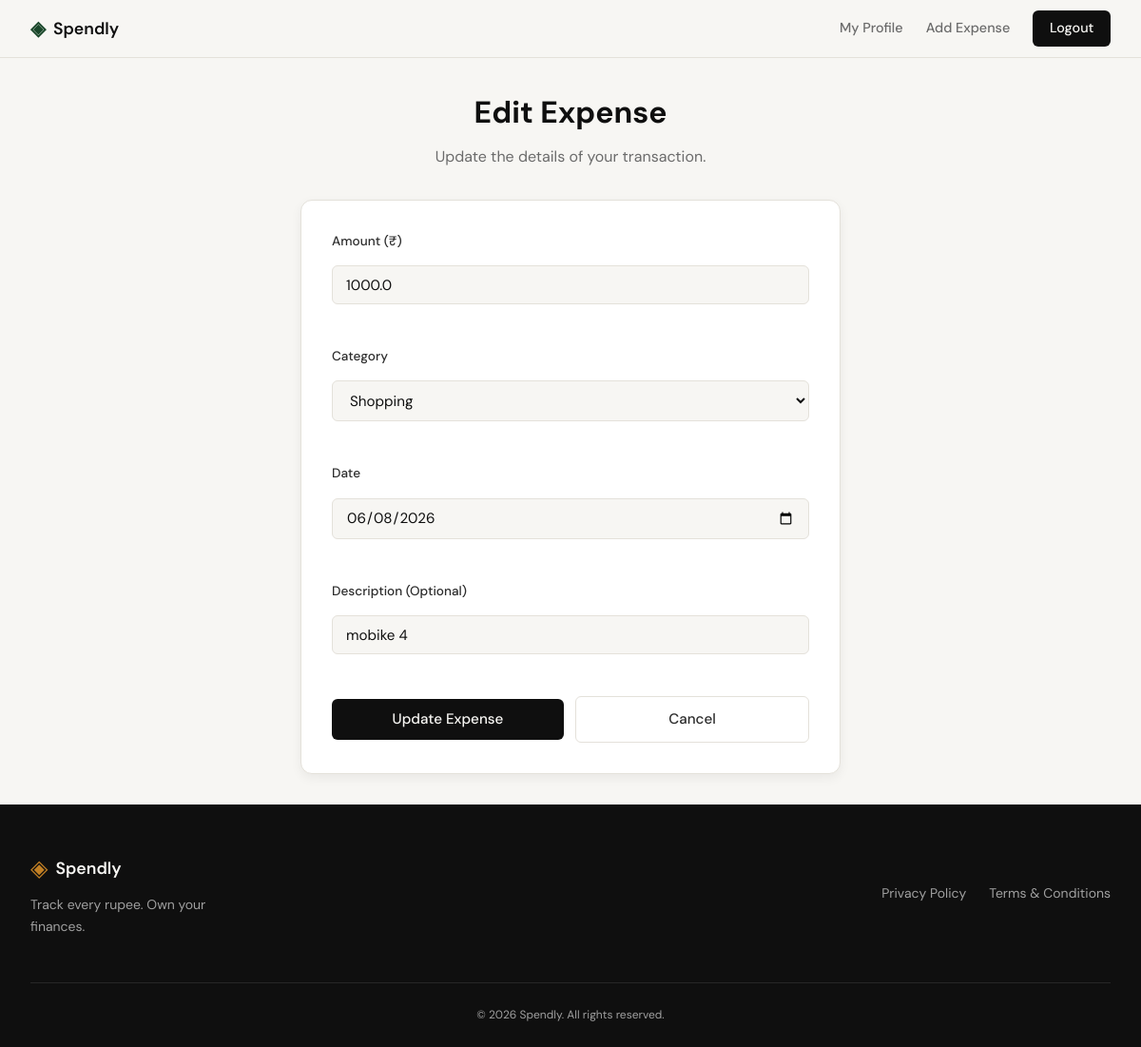
The page /expenses/26/edit (signed in) on the database its author committed.
### tables this page shows
CREATE TABLE expenses (
            id INTEGER PRIMARY KEY AUTOINCREMENT,
            user_id INTEGER NOT NULL,
            amount REAL NOT NULL,
            category TEXT NOT NULL CHECK(category IN ('Food', 'Transport', 'Bills', 'Health', 'Entertainment', 'Shopping', 'Other')),
            date DATE NOT NULL,
            description TEXT,
            created_at TIMESTAMP DEFAULT CURRENT_TIMESTAMP,
            FOREIGN KEY (user_id) REFERENCES users (id) ON DELETE CASCADE
        );

### app.py (the view, shortened to what this page needs)
@app.route("/expenses/<int:id>/edit", methods=["GET", "POST"])
def edit_expense(id):  # noqa: A002 — 'id' is the URL param name; use expense_id internally
    expense_id = id  # rename to avoid shadowing Python built-in in the rest of the function
    user_id = session.get("user_id")
    if not user_id:
        flash("Please log in to edit an expense", "info")
        return redirect(url_for("login"))
    expense = db_get_expense_by_id(expense_id)
    if expense is None:
        abort(404)
    if expense["user_id"] != user_id:
        abort(403)
    return render_template("edit_expense.html", expense=expense)

### app.py (called while the page is built)
@app.teardown_appcontext
def teardown_db(exception):
    db = getattr(g, 'db', None)
    if db is not None:
        db.close()

### database/db.py (called while the page is built)
def get_db():
    if 'db' not in g:
        db_path = current_app.config.get('DATABASE', 'expense_tracker.db')
        g.db = sqlite3.connect(
            db_path,
            detect_types=sqlite3.PARSE_DECLTYPES
        )
        g.db.row_factory = sqlite3.Row
        g.db.execute('PRAGMA foreign_keys = ON')
    return g.db

def get_expense_by_id(expense_id):
    db = get_db()
    return db.execute('SELECT * FROM expenses WHERE id = ?', (expense_id,)).fetchone()

### templates/edit_expense.html (shortened to what this page needs)
{% extends "base.html" %}
{% block head %}
<link rel="stylesheet" href="{{ url_for('static', filename='css/edit_expense.css') }}">
{% endblock %}
{% block content %}
<div class="edit-container">
    <h1>Edit Expense</h1>
    <p class="subtitle">Update the details of your transaction.</p>
    <div class="form-card">
        <form action="{{ url_for('edit_expense', id=expense['id']) }}" method="POST" class="expense-form">
            <div class="form-group">
                <label for="amount">Amount (₹)</label>
                <input type="number" id="amount" name="amount" step="0.01" placeholder="0.00"
                       value="{{ expense['amount'] }}" required>
            </div>
            <div class="form-group">
                <label for="category">Category</label>
                <select id="category" name="category" required>
                    {% for cat in ['Food', 'Transport', 'Bills', 'Health', 'Entertainment', 'Shopping', 'Other'] %}
                    <option value="{{ cat }}" {% if expense['category'] == cat %}selected{% endif %}>{{ cat }}</option>
                    {% endfor %}
                </select>
            </div>
            <div class="form-group">
                <label for="date">Date</label>
                <input type="date" id="date" name="date" required value="{{ expense['date'] }}">
            </div>
            <div class="form-group">
                <label for="description">Description (Optional)</label>
                <input type="text" id="description" name="description" placeholder="What was this for?"
                       value="{{ expense['description'] or '' }}">
            </div>
            <div class="form-actions">
                <button type="submit" class="btn-primary">Update Expense</button>
                <a href="{{ url_for('profile') }}" class="btn-ghost">Cancel</a>
            </div>
        </form>
    </div>
</div>
{% endblock %}

### static/css/style.css (style rules this page uses)
:root { --ink: #0f0f0f; --ink-soft: #2d2d2d; --ink-muted: #6b6b6b; --ink-faint: #a0a0a0; --paper: #f7f6f3; --paper-warm: #f0ede6; --paper-card: #ffffff; --accent: #1a472a; --accent-light: #e8f0eb; --accent-2: #c17f24; --accent-2-light: #fdf3e3; --danger: #c0392b; --danger-light: #fdecea; --border: #e4e1da; --border-soft: #eeebe4; --font-display: 'DM Serif Display', Georgia, serif; --font-body: 'DM Sans', system-ui, sans-serif; --max-width: 1200px; --auth-width: 440px; --radius-sm: 6px; --radius-md: 12px; --radius-lg: 20px; }
*, *::before, *::after { box-sizing: border-box; margin: 0; padding: 0; }
html { font-size: 16px; scroll-behavior: smooth; }
body { background: var(--paper); color: var(--ink); font-family: var(--font-body); font-size: 1rem; line-height: 1.6; -webkit-font-smoothing: antialiased; }
a { color: inherit; text-decoration: none; }
.btn-primary { display: inline-block; background: var(--ink); color: var(--paper); padding: 0.65rem 1.5rem; border-radius: var(--radius-sm); font-family: var(--font-body); font-size: 0.9rem; font-weight: 500; cursor: pointer; border: none; transition: background 0.2s; text-decoration: none; }
.btn-ghost { display: inline-block; background: transparent; color: var(--ink-soft); padding: 0.65rem 1.5rem; border-radius: var(--radius-sm); font-size: 0.9rem; font-weight: 500; border: 1px solid var(--border); transition: all 0.2s; text-decoration: none; }
.form-group { margin-bottom: 1.25rem; }
.form-group label { display: block; font-size: 0.85rem; font-weight: 500; color: var(--ink-soft); margin-bottom: 0.4rem; }

### static/css/edit_expense.css (style rules this page uses)
.edit-container { max-width: 600px; margin: 0 auto; padding: 2rem 1rem; }
.edit-container h1 { text-align: center; margin-bottom: 0.5rem; }
.edit-container .subtitle { text-align: center; color: var(--ink-muted); margin-bottom: 2rem; }
.form-card { background: var(--paper-card); border: 1px solid var(--border); padding: 2rem; border-radius: var(--radius-md); box-shadow: 0 4px 12px rgba(0, 0, 0, 0.06); }
.expense-form { display: flex; flex-direction: column; gap: 1.5rem; }
.expense-form .form-group { display: flex; flex-direction: column; gap: 0.5rem; }
.expense-form .form-group label { font-size: 0.85rem; font-weight: 500; color: var(--ink-soft); }
.expense-form .form-group input, .expense-form .form-group select { width: 100%; padding: 0.6rem 0.875rem; border: 1px solid var(--border); border-radius: var(--radius-sm); font-family: var(--font-body); font-size: 0.95rem; color: var(--ink); background: var(--paper); outline: none; transition: border-color 0.2s; }
.form-actions { display: flex; gap: 0.75rem; align-items: center; }
.form-actions .btn-primary { flex: 1; text-align: center; padding: 0.7rem; font-size: 0.95rem; }
.form-actions .btn-ghost { flex: 1; text-align: center; padding: 0.7rem; font-size: 0.95rem; text-decoration: none; }

### rows shown on the page
expenses: amount "1000.0", category "Shopping", date "06/08/2026", description "mobike 4"
